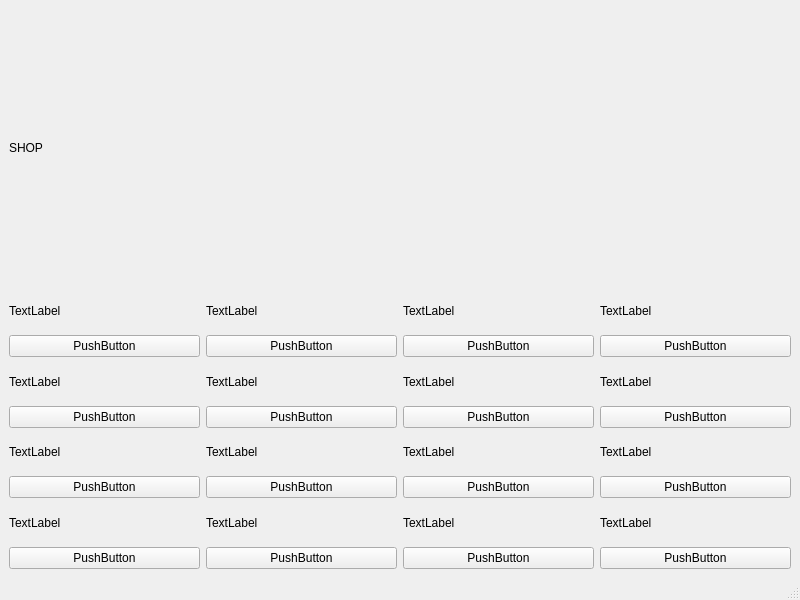
<?xml version="1.0" encoding="UTF-8"?>
<ui version="4.0">
 <class>Shop</class>
 <widget class="QMainWindow" name="Shop">
  <property name="geometry">
   <rect>
    <x>0</x>
    <y>0</y>
    <width>800</width>
    <height>600</height>
   </rect>
  </property>
  <property name="windowTitle">
   <string>Shop</string>
  </property>
  <widget class="QWidget" name="centralwidget">
   <layout class="QGridLayout" name="gridLayout_2">
    <item row="1" column="0">
     <layout class="QGridLayout" name="gridLayout">
      <item row="4" column="0">
       <widget class="QLabel" name="label_9">
        <property name="text">
         <string>TextLabel</string>
        </property>
       </widget>
      </item>
      <item row="4" column="3">
       <widget class="QLabel" name="label_15">
        <property name="text">
         <string>TextLabel</string>
        </property>
       </widget>
      </item>
      <item row="2" column="0">
       <widget class="QLabel" name="label">
        <property name="text">
         <string>TextLabel</string>
        </property>
       </widget>
      </item>
      <item row="0" column="1">
       <widget class="QLabel" name="label_3">
        <property name="text">
         <string>TextLabel</string>
        </property>
       </widget>
      </item>
      <item row="2" column="2">
       <widget class="QLabel" name="label_6">
        <property name="text">
         <string>TextLabel</string>
        </property>
       </widget>
      </item>
      <item row="1" column="0">
       <widget class="QPushButton" name="pushButton">
        <property name="text">
         <string>PushButton</string>
        </property>
       </widget>
      </item>
      <item row="0" column="3">
       <widget class="QLabel" name="label_7">
        <property name="text">
         <string>TextLabel</string>
        </property>
       </widget>
      </item>
      <item row="1" column="3">
       <widget class="QPushButton" name="pushButton_4">
        <property name="text">
         <string>PushButton</string>
        </property>
       </widget>
      </item>
      <item row="5" column="1">
       <widget class="QPushButton" name="pushButton_10">
        <property name="text">
         <string>PushButton</string>
        </property>
       </widget>
      </item>
      <item row="0" column="2">
       <widget class="QLabel" name="label_5">
        <property name="text">
         <string>TextLabel</string>
        </property>
       </widget>
      </item>
      <item row="1" column="2">
       <widget class="QPushButton" name="pushButton_3">
        <property name="text">
         <string>PushButton</string>
        </property>
       </widget>
      </item>
      <item row="0" column="0">
       <widget class="QLabel" name="label_2">
        <property name="text">
         <string>TextLabel</string>
        </property>
       </widget>
      </item>
      <item row="1" column="1">
       <widget class="QPushButton" name="pushButton_2">
        <property name="text">
         <string>PushButton</string>
        </property>
       </widget>
      </item>
      <item row="3" column="0">
       <widget class="QPushButton" name="pushButton_5">
        <property name="text">
         <string>PushButton</string>
        </property>
       </widget>
      </item>
      <item row="2" column="1">
       <widget class="QLabel" name="label_4">
        <property name="text">
         <string>TextLabel</string>
        </property>
       </widget>
      </item>
      <item row="6" column="1">
       <widget class="QLabel" name="label_12">
        <property name="text">
         <string>TextLabel</string>
        </property>
       </widget>
      </item>
      <item row="6" column="3">
       <widget class="QLabel" name="label_16">
        <property name="text">
         <string>TextLabel</string>
        </property>
       </widget>
      </item>
      <item row="5" column="3">
       <widget class="QPushButton" name="pushButton_12">
        <property name="text">
         <string>PushButton</string>
        </property>
       </widget>
      </item>
      <item row="3" column="1">
       <widget class="QPushButton" name="pushButton_6">
        <property name="text">
         <string>PushButton</string>
        </property>
       </widget>
      </item>
      <item row="3" column="3">
       <widget class="QPushButton" name="pushButton_8">
        <property name="text">
         <string>PushButton</string>
        </property>
       </widget>
      </item>
      <item row="6" column="0">
       <widget class="QLabel" name="label_11">
        <property name="text">
         <string>TextLabel</string>
        </property>
       </widget>
      </item>
      <item row="5" column="2">
       <widget class="QPushButton" name="pushButton_11">
        <property name="text">
         <string>PushButton</string>
        </property>
       </widget>
      </item>
      <item row="4" column="1">
       <widget class="QLabel" name="label_10">
        <property name="text">
         <string>TextLabel</string>
        </property>
       </widget>
      </item>
      <item row="3" column="2">
       <widget class="QPushButton" name="pushButton_7">
        <property name="text">
         <string>PushButton</string>
        </property>
       </widget>
      </item>
      <item row="4" column="2">
       <widget class="QLabel" name="label_13">
        <property name="text">
         <string>TextLabel</string>
        </property>
       </widget>
      </item>
      <item row="2" column="3">
       <widget class="QLabel" name="label_8">
        <property name="text">
         <string>TextLabel</string>
        </property>
       </widget>
      </item>
      <item row="5" column="0">
       <widget class="QPushButton" name="pushButton_9">
        <property name="text">
         <string>PushButton</string>
        </property>
       </widget>
      </item>
      <item row="6" column="2">
       <widget class="QLabel" name="label_14">
        <property name="text">
         <string>TextLabel</string>
        </property>
       </widget>
      </item>
      <item row="7" column="0">
       <widget class="QPushButton" name="pushButton_13">
        <property name="text">
         <string>PushButton</string>
        </property>
       </widget>
      </item>
      <item row="7" column="1">
       <widget class="QPushButton" name="pushButton_14">
        <property name="text">
         <string>PushButton</string>
        </property>
       </widget>
      </item>
      <item row="7" column="2">
       <widget class="QPushButton" name="pushButton_15">
        <property name="text">
         <string>PushButton</string>
        </property>
       </widget>
      </item>
      <item row="7" column="3">
       <widget class="QPushButton" name="pushButton_16">
        <property name="text">
         <string>PushButton</string>
        </property>
       </widget>
      </item>
     </layout>
    </item>
    <item row="0" column="0">
     <widget class="QLabel" name="label_17">
      <property name="text">
       <string>SHOP</string>
      </property>
     </widget>
    </item>
   </layout>
  </widget>
  <widget class="QMenuBar" name="menubar">
   <property name="geometry">
    <rect>
     <x>0</x>
     <y>0</y>
     <width>800</width>
     <height>17</height>
    </rect>
   </property>
  </widget>
  <widget class="QStatusBar" name="statusbar"/>
 </widget>
 <resources/>
 <connections/>
</ui>
